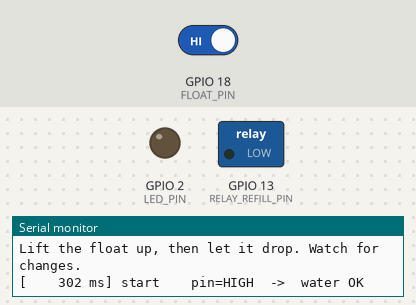
Simulated run of this sketch. Board: ESP32. Shown: switched loads named in the sketch (green lamp = pin HIGH), output pins drawn as LEDs (lit = HIGH), the last lines printed to the serial monitor. Inputs (shaded band) come from the test bench; at power-on: GPIO 18 (FLOAT_PIN) HIGH.

Above: at 1.5 s.
1.6 s: GPIO 18 (FLOAT_PIN) driven LOW
At 3.0 s:
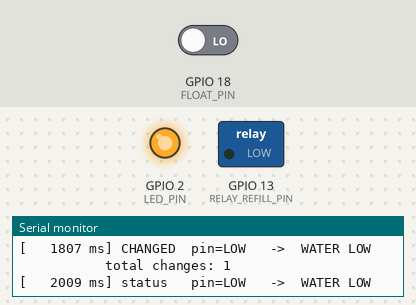
3.3 s: GPIO 18 (FLOAT_PIN) driven HIGH
At 4.4 s:
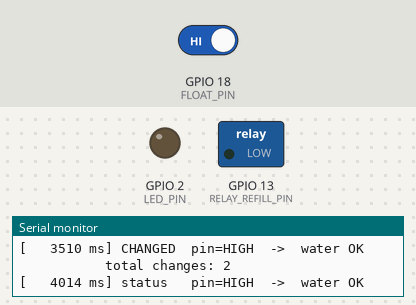
Timing chart, 0 to 6.3 s (numbered marks = the images above; inputs shaded):
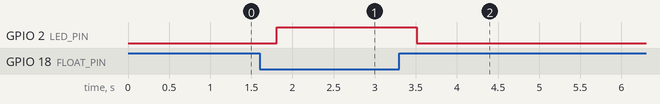

The sketch:

float_switch_test.ino
```cpp
// Float switch (water level) test for the body ESP32.
//
// Wiring (same as the original firmware, esp_32_body.ino):
//   Float switch wire 1 -> GPIO18
//   Float switch wire 2 -> GND
//   No resistor needed: the pin uses the ESP32's internal pull-up.
//
// Reading: LOW = water is low, HIGH = water is OK.
// If it reads the opposite way, flip the float upside down on its stem
// (most floats can be mounted either way), or set INVERT_FLOAT to true.
//
// Open Serial Monitor at 115200 baud. Lift and drop the float by hand
// and watch the messages. The on-board LED (GPIO2) lights while water is low.
//
// Optional: set TEST_REFILL_RELAY to true to also switch the refill relay
// (GPIO13) like the real firmware does. Leave it false for the first test.

#define FLOAT_PIN          18
#define RELAY_REFILL_PIN   13
#define LED_PIN            2

#define RELAY_ON           HIGH   // same as the original firmware
#define RELAY_OFF          LOW

const bool INVERT_FLOAT       = false;
const bool TEST_REFILL_RELAY  = false;
const unsigned long DEBOUNCE_MS = 200;   // float bounces when water moves
const unsigned long REPORT_MS   = 2000;

bool lowWater = false;
bool lastRaw = false;
unsigned long rawChangedAt = 0;
unsigned long lastReport = 0;
unsigned long changes = 0;

bool readRawLow() {
  bool low = (digitalRead(FLOAT_PIN) == LOW);
  return INVERT_FLOAT ? !low : low;
}

void applyOutputs() {
  digitalWrite(LED_PIN, lowWater ? HIGH : LOW);
  if (TEST_REFILL_RELAY) {
    digitalWrite(RELAY_REFILL_PIN, lowWater ? RELAY_ON : RELAY_OFF);
  }
}

void printState(const char *why) {
  Serial.printf("[%7lu ms] %-8s pin=%s  ->  %s%s\n",
                millis(), why,
                digitalRead(FLOAT_PIN) == LOW ? "LOW " : "HIGH",
                lowWater ? "WATER LOW" : "water OK",
                TEST_REFILL_RELAY ? (lowWater ? "  (refill ON)" : "  (refill OFF)") : "");
}

void setup() {
  Serial.begin(115200);
  delay(300);
  pinMode(FLOAT_PIN, INPUT_PULLUP);
  pinMode(LED_PIN, OUTPUT);
  pinMode(RELAY_REFILL_PIN, OUTPUT);
  digitalWrite(RELAY_REFILL_PIN, RELAY_OFF);

  Serial.println();
  Serial.println("=== Float switch test (GPIO18) ===");
  Serial.println("Lift the float up, then let it drop. Watch for changes.");
  if (TEST_REFILL_RELAY) Serial.println("Refill relay test is ON (GPIO13).");

  lastRaw = readRawLow();
  lowWater = lastRaw;
  applyOutputs();
  printState("start");
}

void loop() {
  bool raw = readRawLow();
  if (raw != lastRaw) {
    lastRaw = raw;
    rawChangedAt = millis();
  }

  // Accept a new state only after it has been steady for DEBOUNCE_MS.
  if (raw != lowWater && millis() - rawChangedAt >= DEBOUNCE_MS) {
    lowWater = raw;
    changes++;
    applyOutputs();
    printState("CHANGED");
    Serial.printf("           total changes: %lu\n", changes);
  }

  if (millis() - lastReport >= REPORT_MS) {
    lastReport = millis();
    printState("status");
  }

  delay(10);
}
```

Measured:
- after the input at 1.6 s, GPIO 2 (LED_PIN): LOW → HIGH after 0.21 s
- after the input at 3.3 s, GPIO 2 (LED_PIN): HIGH → LOW after 0.21 s
